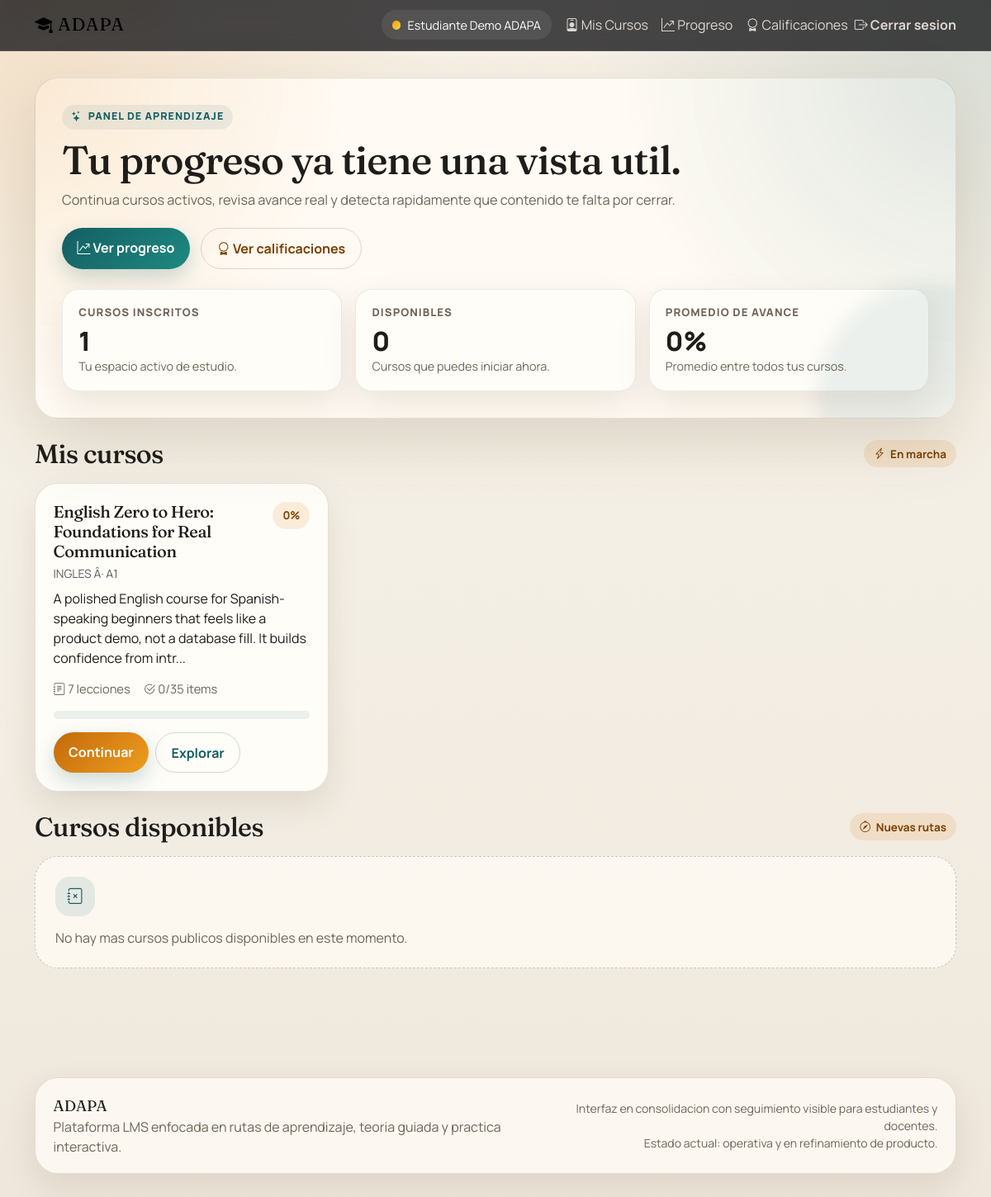
/estudiante (signed in), run on the app's committed database.
### tables this page shows
CREATE TABLE `cursos` (
  `id` int(11) NOT NULL AUTO_INCREMENT,
  `instancia_id` int(11) NOT NULL,
  `plantilla_pensum_id` int(11) DEFAULT NULL,
  `creado_por` int(11) NOT NULL,
  `titulo` varchar(255) NOT NULL,
  `descripcion` text DEFAULT NULL,
  `idioma` enum('ingles','frances') NOT NULL,
  `nivel_cefr` enum('A1','A2','B1','B2','C1','C2') NOT NULL,
  `modalidad` enum('perpetuo','ciclo') NOT NULL,
  `fecha_inicio` date DEFAULT NULL,
  `fecha_fin` date DEFAULT NULL,
  `duracion_semanas` int(11) DEFAULT NULL,
  `es_publico` tinyint(1) NOT NULL DEFAULT 0,
  `requiere_codigo` tinyint(1) NOT NULL DEFAULT 0,
  `codigo_acceso` varchar(255) DEFAULT NULL,
  `tipo_codigo` enum('unico_curso','por_estudiante','combo_grupo') DEFAULT NULL,
  `inscripcion_abierta` tinyint(1) NOT NULL DEFAULT 1,
  `fecha_cierre_inscripcion` date DEFAULT NULL,
  `max_estudiantes` int(11) NOT NULL DEFAULT 0,
  `estado` enum('preparacion','activo','pausado','finalizado','archivado') NOT NULL DEFAULT 'preparacion',
  `notificar_profesor_completada` tinyint(1) NOT NULL DEFAULT 1,
  `notificar_profesor_atascado` tinyint(1) NOT NULL DEFAULT 1,
  `fecha_creacion` timestamp NOT NULL DEFAULT current_timestamp(),
  `fecha_modificacion` timestamp NOT NULL DEFAULT current_timestamp() ON UPDATE current_timestamp(),
  PRIMARY KEY (`id`),
  KEY `instancia_id` (`instancia_id`),
  KEY `plantilla_pensum_id` (`plantilla_pensum_id`),
  KEY `creado_por` (`creado_por`),
  KEY `estado` (`estado`),
  KEY `idioma_nivel` (`idioma`,`nivel_cefr`),
  KEY `idx_cursos_publicos` (`es_publico`,`estado`),
  CONSTRAINT `cursos_ibfk_1` FOREIGN KEY (`instancia_id`) REFERENCES `instancias` (`id`),
  CONSTRAINT `cursos_ibfk_2` FOREIGN KEY (`plantilla_pensum_id`) REFERENCES `plantillas_pensum` (`id`),
  CONSTRAINT `cursos_ibfk_3` FOREIGN KEY (`creado_por`) REFERENCES `usuarios` (`id`)
);

### views/estudiante/index.php (the view, shortened to what the rows shown need)
<?php require_once __DIR__ . '/../partials/header.php'; ?>
<div class="container">
    <section class="page-hero mb-4">
        <span class="eyebrow"><i class="bi bi-stars"></i> Panel de aprendizaje</span>
        <h1 class="page-title">Tu progreso ya tiene una vista util.</h1>
        <p class="page-subtitle">
            Continua cursos activos, revisa avance real y detecta rapidamente que contenido te falta por cerrar.
        </p>
        <div class="hero-actions">
            <a href="<?php echo url('/estudiante/progreso'); ?>" class="btn btn-primary">
                <i class="bi bi-graph-up-arrow"></i> Ver progreso
            </a>
            <a href="<?php echo url('/estudiante/calificaciones'); ?>" class="btn btn-outline-secondary">
                <i class="bi bi-award"></i> Ver calificaciones
            </a>
        </div>
        <div class="metric-grid">
            <div class="metric-card">
                <div class="metric-label">Cursos inscritos</div>
                <div class="metric-value"><?php echo count($cursosInscritos); ?></div>
                <div class="metric-note">Tu espacio activo de estudio.</div>
            </div>
            <div class="metric-card">
                <div class="metric-label">Disponibles</div>
                <div class="metric-value"><?php echo count($cursosDisponibles); ?></div>
                <div class="metric-note">Cursos que puedes iniciar ahora.</div>
            </div>
            <div class="metric-card">
                <div class="metric-label">Promedio de avance</div>
                <div class="metric-value">
                    <?php
                    $avgProgress = 0;
                    if (!empty($cursosInscritos)) {
                        $sum = array_reduce($cursosInscritos, function ($carry, $curso) {
                            return $carry + (int) ($curso->porcentaje ?? 0);
                        }, 0);
                        $avgProgress = (int) round($sum / count($cursosInscritos));
                    }
                    echo $avgProgress;
                    ?>%
                </div>
                <div class="metric-note">Promedio entre todos tus cursos.</div>
            </div>
        </div>
    </section>
    <section class="mb-4">
        <div class="section-title">
            <h2>Mis cursos</h2>
            <span class="soft-badge"><i class="bi bi-lightning-charge"></i> En marcha</span>
        </div>
        <div class="row g-4">
            <?php if (!empty($cursosInscritos)): ?>
                <?php foreach ($cursosInscritos as $curso): ?>
                    <div class="col-lg-4 col-md-6">
                        <div class="course-card">
                            <div class="card-body">
                                <div class="d-flex justify-content-between align-items-start gap-3 mb-2">
                                    <div>
                                        <h5 class="card-title mb-1"><?php echo htmlspecialchars($curso->titulo); ?></h5>
                                        <div class="small text-muted">
                                            <?php echo htmlspecialchars(strtoupper($curso->idioma ?? '')); ?> Â· <?php echo htmlspecialchars($curso->nivel_cefr ?? ''); ?>
                                        </div>
                                    </div>
                                    <span class="soft-badge"><?php echo (int) ($curso->porcentaje ?? 0); ?>%</span>
                                </div>
                                <p class="card-text mb-0"><?php echo htmlspecialchars(substr($curso->descripcion, 0, 140)); ?>...</p>
                                <div class="course-meta">
                                    <span><i class="bi bi-journal-text"></i> <?php echo (int) ($curso->total_lecciones ?? 0); ?> lecciones</span>
                                    <span><i class="bi bi-check2-circle"></i> <?php echo (int) ($curso->completados ?? 0); ?>/<?php echo (int) ($curso->total_items ?? 0); ?> items</span>
                                </div>
                                <div class="course-progress">
                                    <div class="progress" style="height: 10px;">
                                    </div>
                                </div>
                                <div class="d-flex gap-2 flex-wrap">
                                    <a href="<?php echo url('/estudiante/cursos/' . $curso->id . '/continuar'); ?>" class="btn btn-success">Continuar</a>
                                    <a href="<?php echo url('/estudiante/cursos/' . $curso->id . '/lecciones'); ?>" class="btn btn-outline-primary">Explorar</a>
                                </div>
                            </div>
                        </div>
                    </div>
                <?php endforeach; ?>
            <?php endif; ?>
        </div>
    </section>
    <section>
        <div class="section-title">
            <h2>Cursos disponibles</h2>
            <span class="soft-badge"><i class="bi bi-compass"></i> Nuevas rutas</span>
        </div>
        <div class="row g-4">
            <?php if (!empty($cursosDisponibles)): ?>
                <?php foreach ($cursosDisponibles as $curso): ?>
                    <div class="col-lg-4 col-md-6">
                        <div class="surface-card">
                            <div class="card-body">
                                <h5 class="card-title mb-2"><?php echo htmlspecialchars($curso->titulo); ?></h5>
                                <p class="card-text text-muted mb-3"><?php echo htmlspecialchars(substr($curso->descripcion, 0, 130)); ?>...</p>
                                <div class="course-meta">
                                    <span><i class="bi bi-translate"></i> <?php echo htmlspecialchars(strtoupper($curso->idioma ?? '')); ?></span>
                                    <span><i class="bi bi-ladder"></i> <?php echo htmlspecialchars($curso->nivel_cefr ?? ''); ?></span>
                                </div>
                                <form method="POST" action="<?php echo url('/estudiante/inscribir/' . $curso->id); ?>" class="d-inline">
                                    <?php echo csrf_input(); ?>
                                    <button type="submit" class="btn btn-primary">Inscribirse</button>
                                </form>
                            </div>
                        </div>
                    </div>
                <?php endforeach; ?>
            <?php else: ?>
                <div class="col-12">
                    <div class="panel empty-state-card">
                        <div class="panel-body">
                            <span class="empty-state-icon"><i class="bi bi-journal-x"></i></span>
                            <div class="empty-state-copy">No hay mas cursos publicos disponibles en este momento.</div>
                        </div>
                    </div>
                </div>
            <?php endif; ?>
        </div>
    </section>
</div>
<?php require_once __DIR__ . '/../partials/footer.php'; ?>

### core/Router.php (shortened to what the rows shown need)
<?php
class Router {
    private $routes = [];
    private $basePath;
    public function __construct() {
        $this->basePath = BASE_URL;
    }
    public function add($method, $route, $controller, $action) {
        $this->routes[$method][$route] = ['controller' => $controller, 'action' => $action];
    }
    public function dispatch($uri, $method) {
        $uri = $this->removeBasePath($uri);
        foreach ($this->routes[$method] as $route => $routeInfo) {
            $pattern = preg_replace('/\{[^}]+\}/', '([^/]+)', $route);
            $pattern = '#^' . $pattern . '$#';
            if (preg_match($pattern, $uri, $matches)) {
                array_shift($matches);
                $action = $routeInfo['action'];
                $controllerInstance = new $controllerClass();
                if (method_exists($controllerInstance, $action)) {
                    call_user_func_array([$controllerInstance, $action], $matches);
                } else {
                    http_response_code(404);
                    echo "404 Method Not Found";
                }
                return;
            }
        }
    }
    private function removeBasePath($uri) {
        if (strpos($uri, $this->basePath) === 0) {
            $uri = substr($uri, strlen($this->basePath));
        }
        return $uri;
    }
}

### data on the page
cursos: id "0", titulo "English Zero to Hero: Foundations for Real Communication", idioma "INGLES", nivel_cefr "A1", porcentaje "0", descripcion "A polished English course for Spanish-speaking beginners that feels like a product demo, not a database fill. It builds confidence from intr", total_lecciones "7", completados "0", total_items "35"

### other printed values
count($cursosInscritos) "1"
$avgProgress "0"
